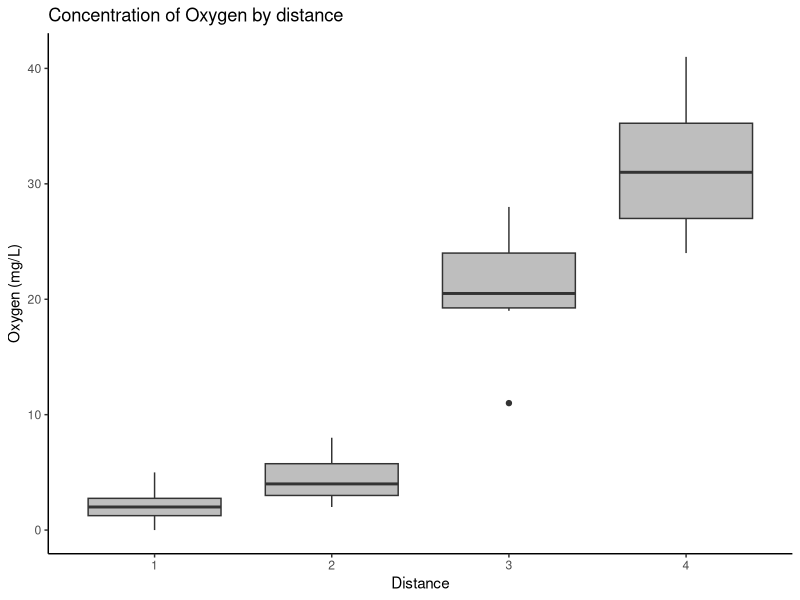
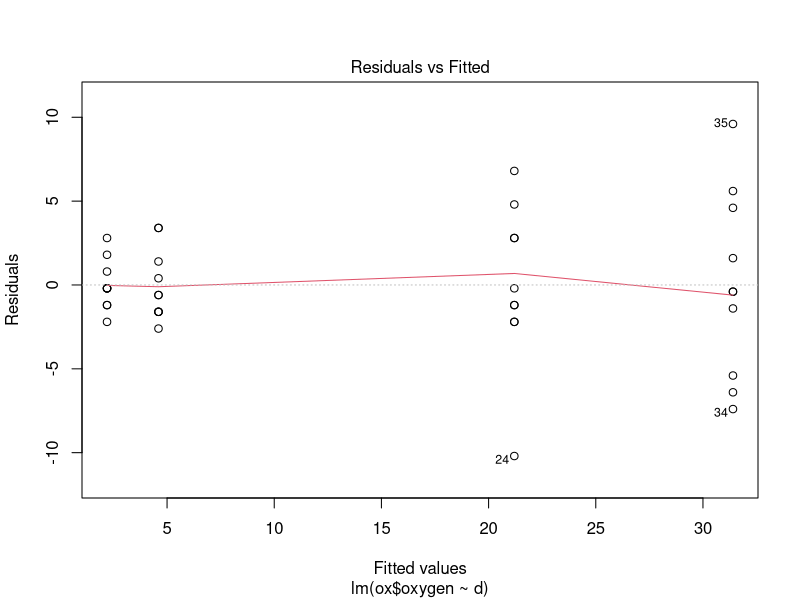
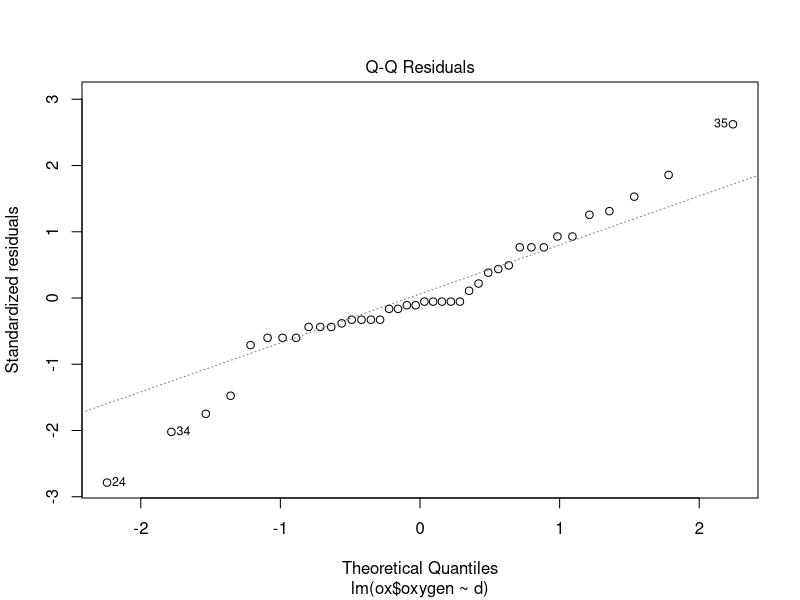
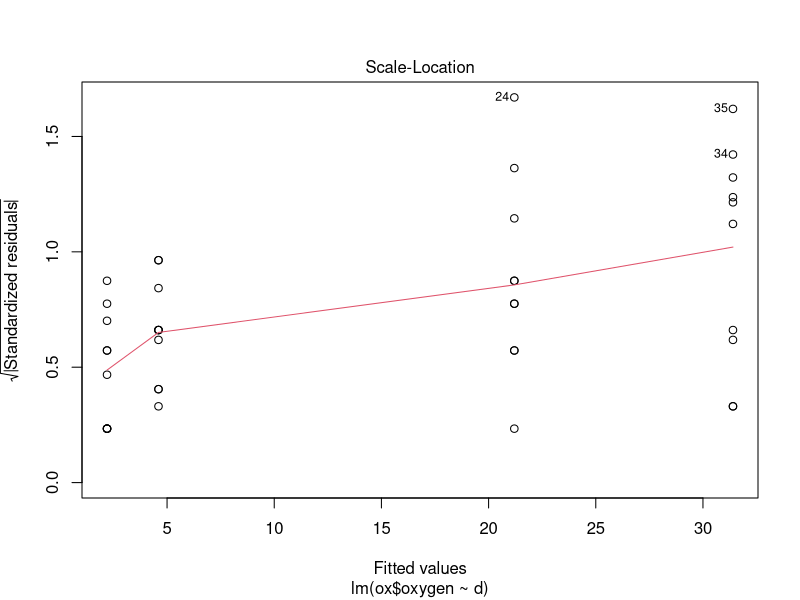
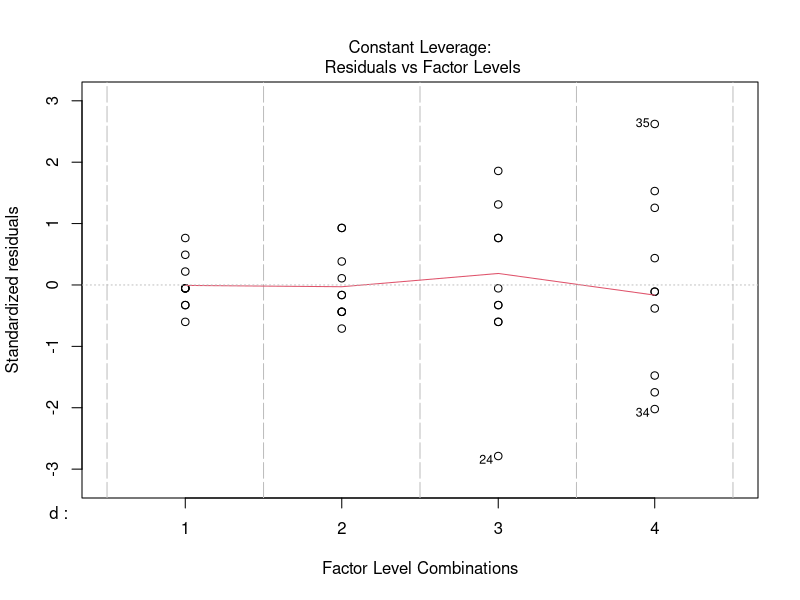

The R script that drew these images, in order:
## ---- chunk 1
library(knitr)
library(ggplot2)
library(dplyr)
library(tidyverse)
library(broom)
library(splines)
library(caret)
library(Matrix)
library(MASS)
library(formatR)
knitr::opts_chunk$set(echo = FALSE, message = FALSE, warning = FALSE, fig.width = 4, fig.height = 4, tidy = TRUE)
## ---- chunk 2

#Q2A
ox <- read_csv("oxygen.csv")


d <- as.factor(ox$distance)



ggplot(data=ox,aes(x=d,y=ox$oxygen)) + 
  geom_boxplot(fill="gray")+
  labs(title="Concentration of Oxygen by distance ",x="Distance", y = "Oxygen (mg/L)")+
  theme_classic()


## ---- chunk 3

#q2B
lmout <- lm(ox$oxygen~d)
anova(lmout)
## ---- chunk 4
plot(lmout)
## ---- chunk 5

#Q3
tcrit <-qt(.975,df=20)

ci<- 94.5 +c(-1,1)*tcrit*sqrt(10.14/6)
## ---- chunk 6
#Q4
LSD <-tcrit*sqrt(2*10.14/6)

LSD

## ---- chunk 7
#q6
lsdb <- qt(1-0.05/(2*4),df=20)*sqrt(2*10.14/6)
lsdb
## ---- chunk 8
lsdb <- qt(1-0.05/(2*4),df=20)*sqrt(2*10.14/6)
ci<- 94.5 +c(-1,1)*lsdb
ci
